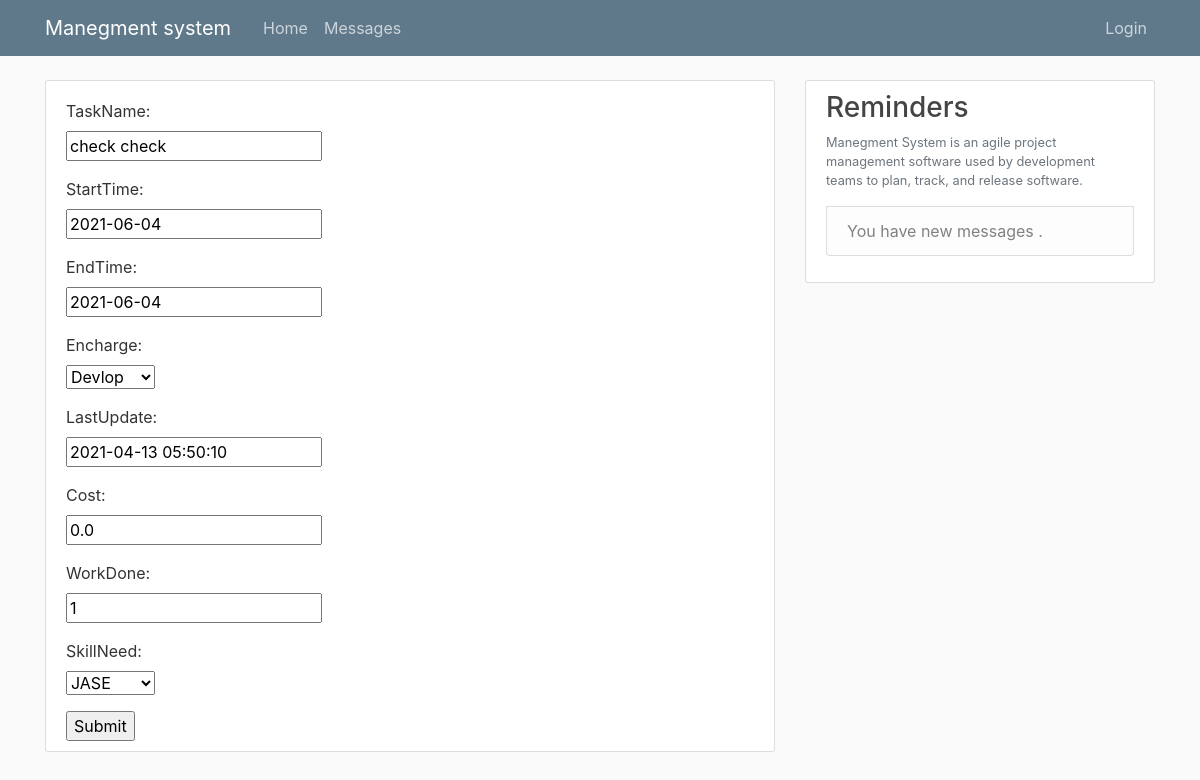
The app's page /subtask/27/update/, older data.
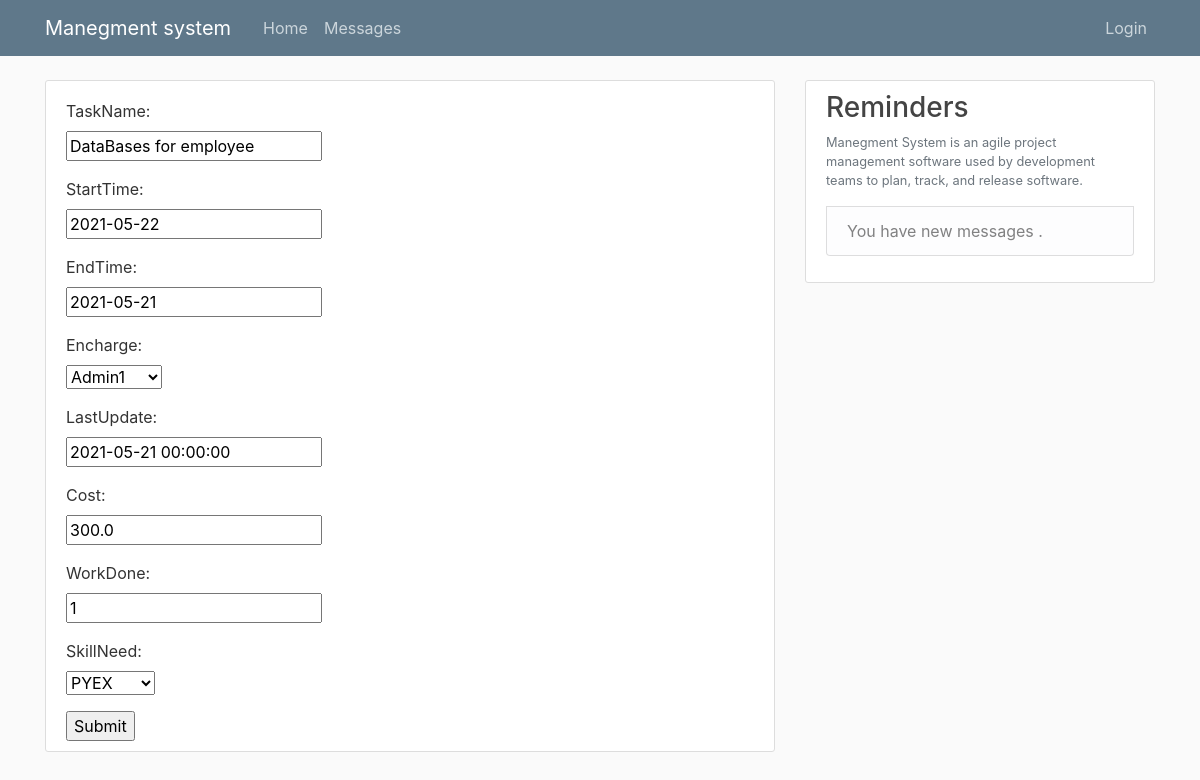
The same page, newer data.
### work/models.py (models this page shows, shortened)
class SubTask(models.Model):
    startTime = models.DateField(null=False)
    endTime = models.DateField(null=False)
    encharge = models.ForeignKey(User, on_delete=models.CASCADE)
    lastUpdate = models.DateTimeField(null=True)
    cost = models.FloatField(null=False, default=0)
    workDone = models.IntegerField(default=1, validators=[MaxValueValidator(100), MinValueValidator(0)])
    skillNeed = models.ForeignKey(skill, on_delete=models.CASCADE)
    TaskName = models.CharField(max_length=300, null=False)
    Description = models.TextField(max_length=500, null=True)
    TaskID = models.ForeignKey(Task, on_delete=models.CASCADE)

### work/views.py (the view)
# urls.py: path('subtask/<int:pk>/update/', update_subtask.as_view(), name='subtask-update'),
class update_subtask(UpdateView, LoginRequiredMixin, ):
    model = SubTask
    fields = ['TaskName','startTime', 'endTime', 'encharge', 'lastUpdate', 'cost', 'workDone', 'skillNeed', ]

### work/models.py (called while the page is built)
    def __str__(self):
        return self.language + self.level

### templates/work/subtask_form.html (shortened to what this page needs)
{% extends "Base.html" %}
{% block content %}
<article class="media content-section">
          <div class="media-body">
<form action="" method="POST">
    <div class="fieldWrapper">
        {% for field in form %}
    <div class="fieldWrapper">
        {{ field.label_tag }} <p> {{ field }}</p>
    </div>
{% endfor %}
    </div>
    <input type="submit" name="Submit">
</form>
              </div>
        </article>
{% endblock content %}

Row changes from the older to the newer data that the page shows:
changed SubTask: TaskName "check check" → "DataBases for employee"; startTime "2021-06-04" → "2021-05-22"; endTime "2021-06-04" → "2021-05-21"; encharge "Devlop" → "Admin1"; lastUpdate "2021-04-13 05:50:10" → "2021-05-21 00:00:00"; cost "0.0" → "300.0"; skillNeed "JASE" → "PYEX"
